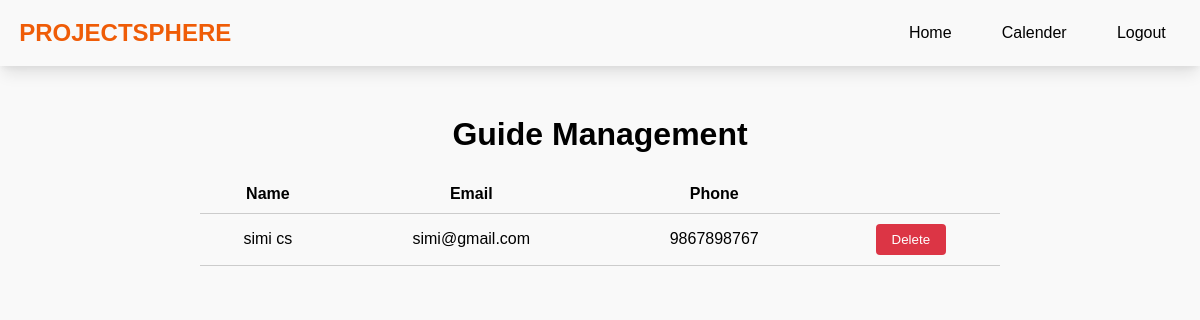
The app's page /coordinator_view_guide with its own data.
### app/models.py (models this page shows)
class GuideReg(models.Model):
	user = models.ForeignKey(User, on_delete=models.CASCADE)
	phone = models.CharField(max_length=128)

### app/views.py (the view)
# urls.py: path('coordinator_view_guide',views.coordinator_view_guide,name='coordinator_view_guide'),
def coordinator_view_guide(request):
    val = GuideReg.objects.all()
    dic = {
        'key':val
    }
    return render(request,'coordinator/coordinator_view_guide.html',dic)

### app/templates/coordinator/coordinator_view_guide.html (shortened to what this page needs)
{% load static %}
<!DOCTYPE html>
<html lang="en">
<head>
    <link rel="stylesheet" href="{% static 'css/home.css' %}">
</head>
<body>
    <nav class="navbar">
        <div class="logo">
            <a href="#">PROJECTSPHERE</a>
        </div>
        <ul class="nav-links">
            <li><a href="coordinator_home">Home</a></li>
            <li><a href="coordinator_calender">Calender</a></li>
            <li><a href="logout_view">Logout</a></li>
        </ul>
    </nav>
    <div class="container">
        <h1>Guide Management</h1>
        <table>
            <tr>
                <th>Name</th>
                <th>Email</th>
                <th>Phone</th>
                <th></th>
            </tr>
            {% for i in key %}
            <tr>
                <td>{{i.user.first_name}}</td>
                <td>{{i.user.email}}</td>
                <td>{{i.phone}}</td>
                <td><button class="btn-delete"><a href="{% url 'coordinator_delete_guide' i.id %}">Delete</a></button></td>
            </tr>
            {% endfor %}
        </table>
    </div>
</body>
</html>

### app/static/css/home.css (style rules this page uses)
body { margin: 0; font-family: Arial, sans-serif; }
a { text-decoration: none; color: #fff; }
.navbar { display: flex; justify-content: space-between; align-items: center; color: black; padding: 1.2rem; box-shadow: rgba(0, 0, 0, 0.1) 0px 10px 15px -3px, rgba(0, 0, 0, 0.05) 0px 4px 6px -2px; }
.navbar .logo a { color: #ef5c07; text-decoration: none; font-size: 1.5rem; font-weight: bold; }
.nav-links { list-style-type: none; margin: 0; padding: 0; display: flex; gap: 2.2rem; }
.nav-links li { margin-right: 15px; }
.nav-links li a { color: black; text-decoration: none; transition: color 0.3s ease; }
body { margin: 0; font-family: Arial, sans-serif; background-color: #f9f9f9; }
body { margin: 0; font-family: 'Segoe UI', sans-serif; background-color: #f9f9f9; }
.container { max-width: 1200px; margin: 20px auto; padding: 0 20px; }

### app/templates/coordinator/coordinator_view_guide.html (style rules this page uses)
body { font-family: Arial, sans-serif; margin: 0; padding: 0; }
.container { max-width: 800px; margin: 50px auto; }
h1 { text-align: center; }
table { width: 100%; border-collapse: collapse; margin-top: 20px; }
th, td { padding: 10px; text-align: center; border-bottom: 1px solid #ccc; }
th { font-weight: bold; }
.btn-delete { background-color: #dc3545; color: #fff; border: none; padding: 8px 16px; border-radius: 4px; cursor: pointer; transition: background-color 0.3s ease; }

### records on screen
GuideReg: user.first_name "simi cs", user.email "simi@gmail.com", phone "9867898767"
